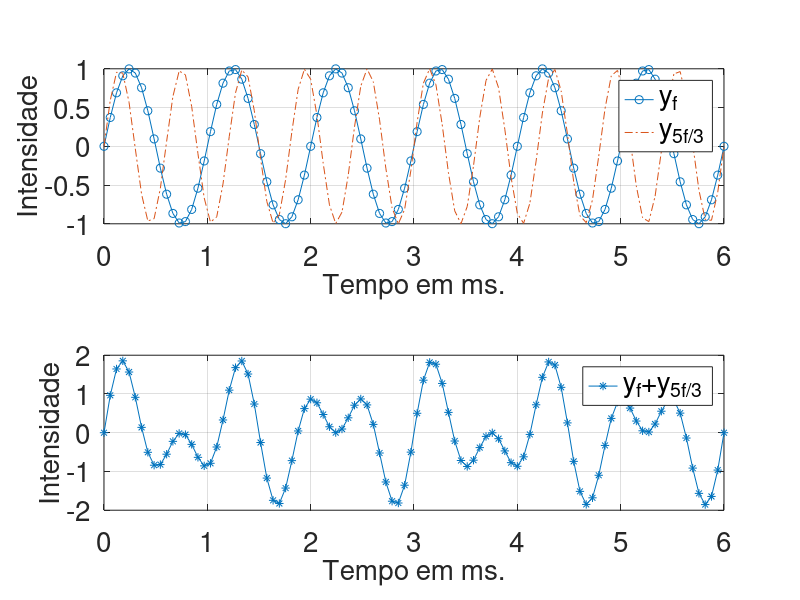

MATLAB code for this plot:
%

FONTSIZE=20;

f1=1;
N=6;
t=linspace(0,N/f1,100);

y1=sin(2*pi*f1*t);
y5_3=sin(2*pi*(5/3)*f1*t);


subplot(2,1,1);
plot(t,y1,'-o',t,y5_3,'-.')
hl1=legend('y_f','y_{5f/3}');
%legend (hl1, 'location', 'northoutside');
hx1=xlabel('Tempo em ms.');
hy1=ylabel('Intensidade');
ha1=gca;
daspect([0.75 1 1])
grid

subplot(2,1,2); 
plot(t,y1+y5_3,'-*')
hl2=legend('y_f+y_{5f/3}');
%legend (hl2, 'location', 'northoutside');
hx2=xlabel('Tempo em ms.');
hy2=ylabel('Intensidade');
ha2=gca;
daspect([0.375 1 1])

grid


%set(ht,'fontsize',FONTSIZE);%% cambia solamente el titulo
set(ha1,'fontsize',FONTSIZE);%% cambia solamente los ejes
set(hx1,'fontsize',FONTSIZE);%% cambia solamente el texto de x
set(hy1,'fontsize',FONTSIZE);%% cambia solamente el texto de y
set(hl1,'fontsize',FONTSIZE);%% cambia solamente el texto de legend
%set(ht,'fontsize',FONTSIZE);%% cambia solamente el titulo
set(ha2,'fontsize',FONTSIZE);%% cambia solamente los ejes
set(hx2,'fontsize',FONTSIZE);%% cambia solamente el texto de x
set(hy2,'fontsize',FONTSIZE);%% cambia solamente el texto de y
set(hl2,'fontsize',FONTSIZE);%% cambia solamente el texto de legend

refresh
print(gcf,'consonancia53.eps','-depsc',['-F:',int2str(FONTSIZE)]);
